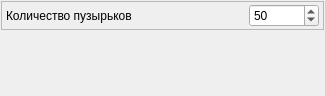
<?xml version="1.0" encoding="UTF-8"?>
<ui version="4.0">
 <class>BubblesIrriantSettingsWidget</class>
 <widget class="QWidget" name="BubblesIrriantSettingsWidget">
  <property name="geometry">
   <rect>
    <x>0</x>
    <y>0</y>
    <width>325</width>
    <height>96</height>
   </rect>
  </property>
  <property name="windowTitle">
   <string>Form</string>
  </property>
  <layout class="QVBoxLayout" name="verticalLayout">
   <property name="spacing">
    <number>1</number>
   </property>
   <property name="leftMargin">
    <number>1</number>
   </property>
   <property name="topMargin">
    <number>1</number>
   </property>
   <property name="rightMargin">
    <number>1</number>
   </property>
   <property name="bottomMargin">
    <number>1</number>
   </property>
   <item>
    <widget class="QFrame" name="frBubblesCount">
     <property name="frameShape">
      <enum>QFrame::StyledPanel</enum>
     </property>
     <property name="frameShadow">
      <enum>QFrame::Raised</enum>
     </property>
     <layout class="QHBoxLayout" name="horizontalLayout_11">
      <property name="leftMargin">
       <number>4</number>
      </property>
      <property name="topMargin">
       <number>2</number>
      </property>
      <property name="rightMargin">
       <number>4</number>
      </property>
      <property name="bottomMargin">
       <number>2</number>
      </property>
      <item>
       <widget class="QLabel" name="lblBubblesCount">
        <property name="text">
         <string>Количество пузырьков</string>
        </property>
       </widget>
      </item>
      <item>
       <spacer name="horizontalSpacer_11">
        <property name="orientation">
         <enum>Qt::Horizontal</enum>
        </property>
        <property name="sizeHint" stdset="0">
         <size>
          <width>40</width>
          <height>20</height>
         </size>
        </property>
       </spacer>
      </item>
      <item>
       <widget class="QSpinBox" name="edBubblesCount">
        <property name="minimumSize">
         <size>
          <width>70</width>
          <height>0</height>
         </size>
        </property>
        <property name="minimum">
         <number>10</number>
        </property>
        <property name="maximum">
         <number>80</number>
        </property>
        <property name="singleStep">
         <number>10</number>
        </property>
        <property name="value">
         <number>50</number>
        </property>
       </widget>
      </item>
     </layout>
    </widget>
   </item>
   <item>
    <spacer name="verticalSpacer">
     <property name="orientation">
      <enum>Qt::Vertical</enum>
     </property>
     <property name="sizeHint" stdset="0">
      <size>
       <width>20</width>
       <height>40</height>
      </size>
     </property>
    </spacer>
   </item>
  </layout>
 </widget>
 <resources/>
 <connections>
  <connection>
   <sender>edBubblesCount</sender>
   <signal>valueChanged(int)</signal>
   <receiver>BubblesIrriantSettingsWidget</receiver>
   <slot>on_bubblesCountChanged(int)</slot>
   <hints>
    <hint type="sourcelabel">
     <x>269</x>
     <y>10</y>
    </hint>
    <hint type="destinationlabel">
     <x>329</x>
     <y>3</y>
    </hint>
   </hints>
  </connection>
 </connections>
 <slots>
  <slot>on_bubblesCountChanged(int)</slot>
 </slots>
</ui>
